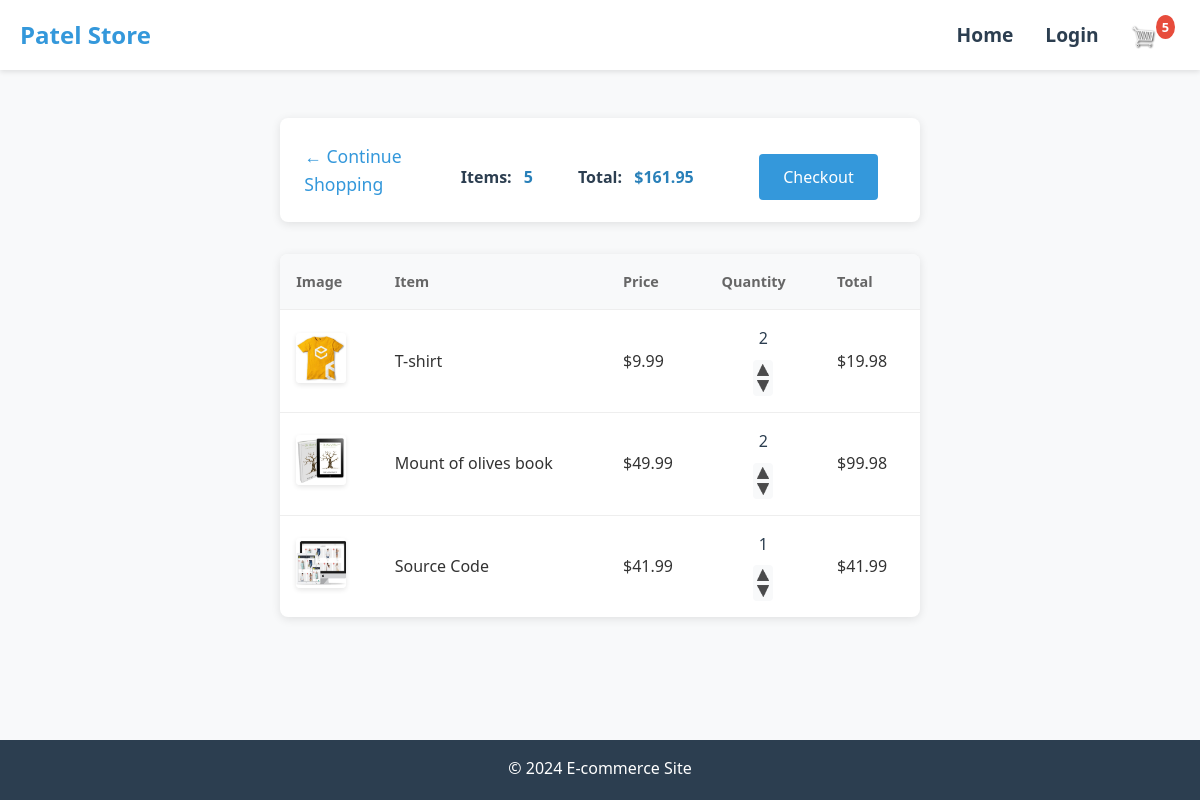
/cart/ (signed in), run on an earlier commit of the app's database.
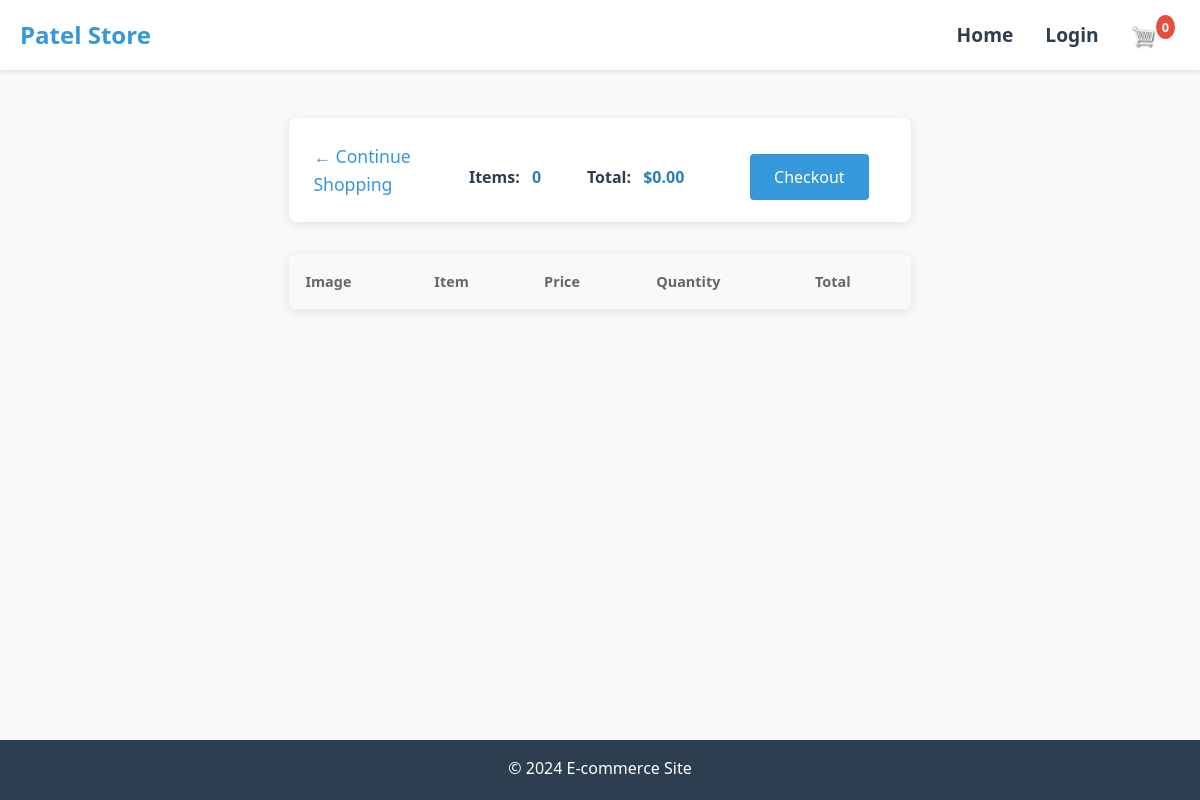
And on a later commit of the database.
### store/models.py (models this page shows, shortened)
class Order(models.Model):
    customer = models.ForeignKey(Customer, on_delete=models.SET_NULL, blank=True, null=True)
    date_orderd = models.DateTimeField(auto_now_add=True)
    complete = models.BooleanField(default=False, null=True, blank=False)
    transaction_id = models.CharField(max_length=200, null=True)
    @property
    def get_cart_total(self):
        orderitems = self.orderitem_set.all()
        total = sum([item.get_total for item in orderitems])
        return total
    @property
    def get_cart_items(self):
        orderitems = self.orderitem_set.all()
        total = sum([item.quantity for item in orderitems])
        return total

class OrderItem(models.Model):
    product = models.ForeignKey(Product, on_delete=models.SET_NULL, blank=True, null=True)
    order = models.ForeignKey(Order, on_delete=models.SET_NULL, blank=True, null=True)
    quantity = models.IntegerField(default=0, null=True, blank=True)
    date_added = models.DateTimeField(auto_now_add=True)
    @property
    def get_total(self):
        total = self.product.price * self.quantity
        return total

class Product(models.Model):
    name = models.CharField(max_length=200, null=True)
    price = models.FloatField()
    digital = models.BooleanField(default=False, null=True, blank=False)
    image = models.ImageField(null=True, blank=True)
    @property
    def imageURL(self):
        try:
            url = self.image.url
        except:
            url = ''
        return url

### store/views.py (the view)
# urls.py: path('cart/', views.cart, name="cart"),
def cart(request):
    if request.user.is_authenticated:
        customer = request.user.customer
        order, created = Order.objects.get_or_create(customer=customer, complete=False)
        items = order.orderitem_set.all()
        cartItems = order.get_cart_items
    else:
        items = []
        order = {'get_cart_total': 0, 'get_cart_items': 0}
        cartItems = order['get_cart_items']
    context = {'items': items, 'order': order, 'cartItems': cartItems}
    return render(request, 'store/cart.html', context)

### store/templates/store/cart.html
{% extends 'store/main.html' %}
{% load static %}
{% block content %}
    <div class="cart-container">
        <div class="cart-summary">
            <a class="continue-shopping-btn" href="{% url 'home' %}">&#x2190; Continue Shopping</a>
            <table class="summary-table">
                <tr>
                    <td><h5>Items: <strong>{{ order.get_cart_items }}</strong></h5></td>
                    <td><h5>Total: <strong>${{ order.get_cart_total|floatformat:2 }}</strong></h5></td>
                    <td>
                        <a class="checkout-btn" href="{% url 'checkout' %}">Checkout</a>
                    </td>
                </tr>
            </table>
        </div>
        <div class="cart-items">
            <table class="cart-table">
                <thead>
                    <tr>
                        <th>Image</th>
                        <th>Item</th>
                        <th>Price</th>
                        <th>Quantity</th>
                        <th>Total</th>
                    </tr>
                </thead>
                <tbody>
                    {% for item in items %}
                    <tr>
                        <td class="cart-image">
                            <img src="{{ item.product.imageURL }}" alt="{{ item.product.name }}">
                        </td>
                        <td class="cart-item-name">
                            {{ item.product.name }}
                        </td>
                        <td class="cart-item-price">
                            ${{ item.product.price|floatformat:2 }}
                        </td>
                        <td class="cart-item-quantity">
                            {{ item.quantity }}
                            <div class="quantity-control">
                                <img data-product={{item.product.id}} data-action="add" class="chg-quantity update-cart" src="{% static 'images/arrow-up.png' %}" alt="Increase">
                                <img data-product={{item.product.id}} data-action="remove" class="chg-quantity update-cart" src="{% static 'images/arrow-down.png' %}" alt="Decrease">
                            </div>
                        </td>
                        <td class="cart-item-total">
                            ${{ item.get_total|floatformat:2 }}
                        </td>
                    </tr>
                    {% endfor %}
                </tbody>
            </table>
        </div>
    </div>
{% endblock content %}

What changed in the data, as far as the page shows it:
no longer on this page (row edited): Order: get_cart_items "5", get_cart_total "161.95"
removed OrderItem: product.imageURL (picture), product.name "T-shirt", product.price "9.99", quantity "2", get_total "19.98"
removed OrderItem: product.imageURL (picture), product.name "Mount of olives book", product.price "49.99", quantity "2", get_total "99.98"
removed OrderItem: product.imageURL (picture), product.name "Source Code", product.price "41.99", quantity "1", get_total "41.99"
added Order: get_cart_items "0", get_cart_total "0.00"
Also different on the page:
{{ cartItems }}: "5" → "0"
